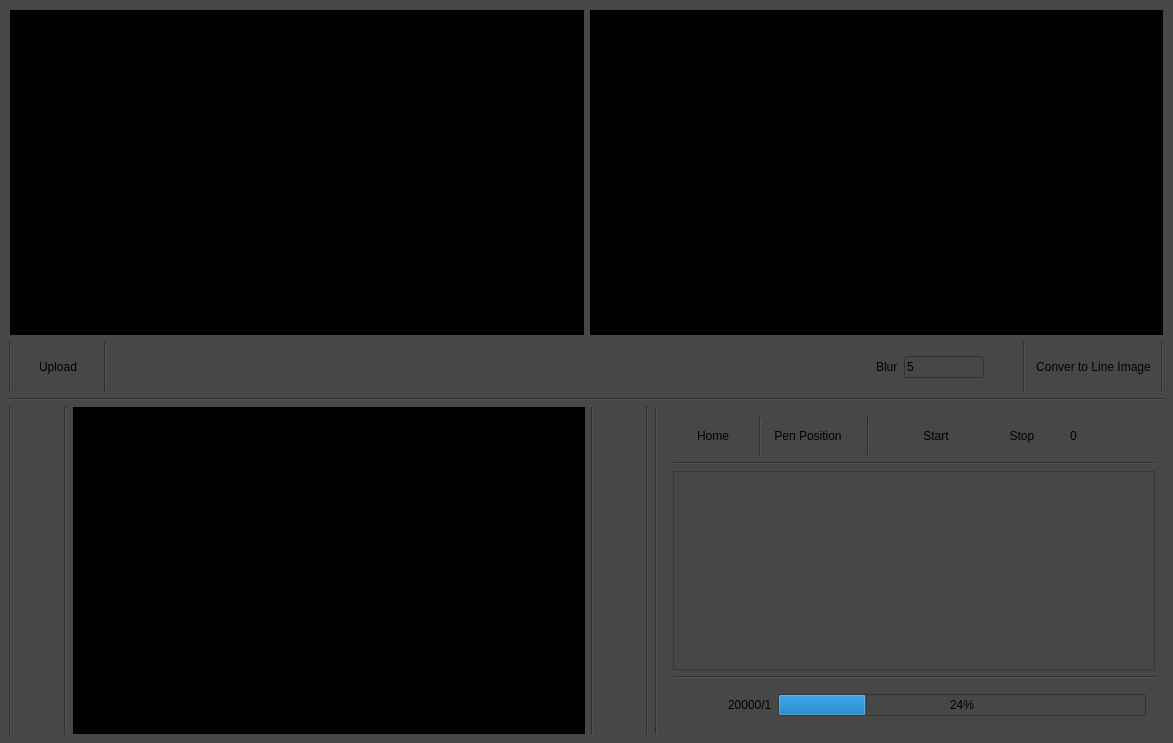
<?xml version="1.0" encoding="UTF-8"?>
<ui version="4.0">
 <class>MainWindow</class>
 <widget class="QMainWindow" name="MainWindow">
  <property name="geometry">
   <rect>
    <x>0</x>
    <y>0</y>
    <width>1173</width>
    <height>743</height>
   </rect>
  </property>
  <property name="windowTitle">
   <string>Image </string>
  </property>
  <property name="styleSheet">
   <string notr="true">background-color: rgb(71, 71, 71);</string>
  </property>
  <widget class="QWidget" name="centralwidget">
   <property name="maximumSize">
    <size>
     <width>1200</width>
     <height>16777215</height>
    </size>
   </property>
   <layout class="QHBoxLayout" name="horizontalLayout_2">
    <property name="sizeConstraint">
     <enum>QLayout::SetMaximumSize</enum>
    </property>
    <item>
     <widget class="QWidget" name="widget" native="true">
      <layout class="QVBoxLayout" name="verticalLayout">
       <property name="leftMargin">
        <number>0</number>
       </property>
       <property name="topMargin">
        <number>0</number>
       </property>
       <property name="rightMargin">
        <number>0</number>
       </property>
       <property name="bottomMargin">
        <number>0</number>
       </property>
       <item>
        <widget class="QWidget" name="widget_3" native="true">
         <property name="sizePolicy">
          <sizepolicy hsizetype="Expanding" vsizetype="Expanding">
           <horstretch>0</horstretch>
           <verstretch>0</verstretch>
          </sizepolicy>
         </property>
         <property name="maximumSize">
          <size>
           <width>16777215</width>
           <height>500</height>
          </size>
         </property>
         <layout class="QHBoxLayout" name="horizontalLayout">
          <property name="sizeConstraint">
           <enum>QLayout::SetMaximumSize</enum>
          </property>
          <property name="leftMargin">
           <number>1</number>
          </property>
          <property name="topMargin">
           <number>1</number>
          </property>
          <property name="rightMargin">
           <number>1</number>
          </property>
          <property name="bottomMargin">
           <number>1</number>
          </property>
          <item>
           <widget class="QLabel" name="img_Color">
            <property name="sizePolicy">
             <sizepolicy hsizetype="Expanding" vsizetype="Expanding">
              <horstretch>0</horstretch>
              <verstretch>0</verstretch>
             </sizepolicy>
            </property>
            <property name="maximumSize">
             <size>
              <width>16777215</width>
              <height>500</height>
             </size>
            </property>
            <property name="styleSheet">
             <string notr="true">background-color: rgb(0, 0, 0);</string>
            </property>
            <property name="text">
             <string/>
            </property>
           </widget>
          </item>
          <item>
           <widget class="QLabel" name="img_line">
            <property name="sizePolicy">
             <sizepolicy hsizetype="Expanding" vsizetype="Expanding">
              <horstretch>0</horstretch>
              <verstretch>0</verstretch>
             </sizepolicy>
            </property>
            <property name="maximumSize">
             <size>
              <width>16777215</width>
              <height>500</height>
             </size>
            </property>
            <property name="styleSheet">
             <string notr="true">background-color: rgb(0, 0, 0);</string>
            </property>
            <property name="text">
             <string/>
            </property>
           </widget>
          </item>
         </layout>
        </widget>
       </item>
       <item>
        <widget class="QWidget" name="widget_4" native="true">
         <property name="sizePolicy">
          <sizepolicy hsizetype="Expanding" vsizetype="Expanding">
           <horstretch>0</horstretch>
           <verstretch>0</verstretch>
          </sizepolicy>
         </property>
         <property name="maximumSize">
          <size>
           <width>16777215</width>
           <height>50</height>
          </size>
         </property>
         <layout class="QVBoxLayout" name="verticalLayout_3">
          <property name="leftMargin">
           <number>0</number>
          </property>
          <property name="topMargin">
           <number>0</number>
          </property>
          <property name="rightMargin">
           <number>0</number>
          </property>
          <property name="bottomMargin">
           <number>0</number>
          </property>
          <item>
           <widget class="QWidget" name="widget_2" native="true">
            <property name="maximumSize">
             <size>
              <width>16777215</width>
              <height>50</height>
             </size>
            </property>
            <layout class="QHBoxLayout" name="horizontalLayout_3">
             <property name="leftMargin">
              <number>0</number>
             </property>
             <property name="topMargin">
              <number>0</number>
             </property>
             <property name="rightMargin">
              <number>0</number>
             </property>
             <property name="bottomMargin">
              <number>0</number>
             </property>
             <item>
              <widget class="Line" name="line_5">
               <property name="orientation">
                <enum>Qt::Vertical</enum>
               </property>
              </widget>
             </item>
             <item>
              <widget class="QPushButton" name="but_loadImage">
               <property name="text">
                <string>Upload</string>
               </property>
               <property name="icon">
                <iconset>
                 <normaloff>Icons/upload_file_FILL0_wght400_GRAD0_opsz48.svg</normaloff>Icons/upload_file_FILL0_wght400_GRAD0_opsz48.svg</iconset>
               </property>
               <property name="iconSize">
                <size>
                 <width>24</width>
                 <height>24</height>
                </size>
               </property>
               <property name="checkable">
                <bool>false</bool>
               </property>
               <property name="flat">
                <bool>true</bool>
               </property>
              </widget>
             </item>
             <item>
              <widget class="Line" name="line_3">
               <property name="orientation">
                <enum>Qt::Vertical</enum>
               </property>
              </widget>
             </item>
             <item>
              <spacer name="horizontalSpacer">
               <property name="orientation">
                <enum>Qt::Horizontal</enum>
               </property>
               <property name="sizeHint" stdset="0">
                <size>
                 <width>40</width>
                 <height>20</height>
                </size>
               </property>
              </spacer>
             </item>
             <item>
              <widget class="QWidget" name="widget_12" native="true">
               <property name="sizePolicy">
                <sizepolicy hsizetype="Fixed" vsizetype="Preferred">
                 <horstretch>0</horstretch>
                 <verstretch>0</verstretch>
                </sizepolicy>
               </property>
               <layout class="QHBoxLayout" name="horizontalLayout_11">
                <item>
                 <widget class="QLabel" name="label_2">
                  <property name="text">
                   <string>Blur</string>
                  </property>
                 </widget>
                </item>
                <item>
                 <widget class="QLineEdit" name="txt_blur">
                  <property name="sizePolicy">
                   <sizepolicy hsizetype="Fixed" vsizetype="Fixed">
                    <horstretch>0</horstretch>
                    <verstretch>0</verstretch>
                   </sizepolicy>
                  </property>
                  <property name="maximumSize">
                   <size>
                    <width>80</width>
                    <height>16777215</height>
                   </size>
                  </property>
                  <property name="text">
                   <string>5</string>
                  </property>
                 </widget>
                </item>
               </layout>
              </widget>
             </item>
             <item>
              <widget class="QWidget" name="widget_13" native="true">
               <property name="sizePolicy">
                <sizepolicy hsizetype="Fixed" vsizetype="Preferred">
                 <horstretch>0</horstretch>
                 <verstretch>0</verstretch>
                </sizepolicy>
               </property>
               <layout class="QHBoxLayout" name="horizontalLayout_10"/>
              </widget>
             </item>
             <item>
              <widget class="Line" name="line_6">
               <property name="orientation">
                <enum>Qt::Vertical</enum>
               </property>
              </widget>
             </item>
             <item>
              <widget class="QPushButton" name="but_conver">
               <property name="text">
                <string>Conver to Line Image</string>
               </property>
               <property name="icon">
                <iconset>
                 <normaloff>Icons/autorenew_FILL0_wght400_GRAD0_opsz48.svg</normaloff>Icons/autorenew_FILL0_wght400_GRAD0_opsz48.svg</iconset>
               </property>
               <property name="iconSize">
                <size>
                 <width>24</width>
                 <height>24</height>
                </size>
               </property>
               <property name="checkable">
                <bool>false</bool>
               </property>
               <property name="flat">
                <bool>true</bool>
               </property>
              </widget>
             </item>
             <item>
              <widget class="Line" name="line_7">
               <property name="orientation">
                <enum>Qt::Vertical</enum>
               </property>
              </widget>
             </item>
            </layout>
           </widget>
          </item>
         </layout>
        </widget>
       </item>
       <item>
        <widget class="Line" name="line_11">
         <property name="orientation">
          <enum>Qt::Horizontal</enum>
         </property>
        </widget>
       </item>
       <item>
        <widget class="QWidget" name="widget_6" native="true">
         <layout class="QHBoxLayout" name="horizontalLayout_4">
          <property name="leftMargin">
           <number>0</number>
          </property>
          <property name="topMargin">
           <number>0</number>
          </property>
          <property name="rightMargin">
           <number>0</number>
          </property>
          <property name="bottomMargin">
           <number>0</number>
          </property>
          <item>
           <widget class="QWidget" name="widget_7" native="true">
            <layout class="QHBoxLayout" name="horizontalLayout_5">
             <property name="leftMargin">
              <number>0</number>
             </property>
             <property name="topMargin">
              <number>0</number>
             </property>
             <property name="rightMargin">
              <number>0</number>
             </property>
             <property name="bottomMargin">
              <number>0</number>
             </property>
             <item>
              <widget class="Line" name="line_4">
               <property name="orientation">
                <enum>Qt::Vertical</enum>
               </property>
              </widget>
             </item>
             <item>
              <widget class="QPushButton" name="but_camera">
               <property name="sizePolicy">
                <sizepolicy hsizetype="Minimum" vsizetype="Expanding">
                 <horstretch>0</horstretch>
                 <verstretch>0</verstretch>
                </sizepolicy>
               </property>
               <property name="text">
                <string/>
               </property>
               <property name="icon">
                <iconset>
                 <normaloff>Icons/photo_camera_FILL0_wght400_GRAD0_opsz48.svg</normaloff>Icons/photo_camera_FILL0_wght400_GRAD0_opsz48.svg</iconset>
               </property>
               <property name="iconSize">
                <size>
                 <width>24</width>
                 <height>24</height>
                </size>
               </property>
               <property name="flat">
                <bool>true</bool>
               </property>
              </widget>
             </item>
             <item>
              <widget class="Line" name="line_10">
               <property name="orientation">
                <enum>Qt::Vertical</enum>
               </property>
              </widget>
             </item>
             <item>
              <widget class="QLabel" name="label_camera">
               <property name="sizePolicy">
                <sizepolicy hsizetype="Expanding" vsizetype="Expanding">
                 <horstretch>0</horstretch>
                 <verstretch>0</verstretch>
                </sizepolicy>
               </property>
               <property name="styleSheet">
                <string notr="true">background-color: rgb(0, 0, 0);</string>
               </property>
               <property name="text">
                <string>TextLabel</string>
               </property>
              </widget>
             </item>
             <item>
              <widget class="Line" name="line_8">
               <property name="orientation">
                <enum>Qt::Vertical</enum>
               </property>
              </widget>
             </item>
             <item>
              <widget class="QPushButton" name="but_cap">
               <property name="sizePolicy">
                <sizepolicy hsizetype="Preferred" vsizetype="Expanding">
                 <horstretch>0</horstretch>
                 <verstretch>0</verstretch>
                </sizepolicy>
               </property>
               <property name="text">
                <string/>
               </property>
               <property name="icon">
                <iconset>
                 <normaloff>Icons/lens_blur_FILL0_wght400_GRAD0_opsz48.svg</normaloff>Icons/lens_blur_FILL0_wght400_GRAD0_opsz48.svg</iconset>
               </property>
               <property name="iconSize">
                <size>
                 <width>24</width>
                 <height>24</height>
                </size>
               </property>
               <property name="flat">
                <bool>true</bool>
               </property>
              </widget>
             </item>
             <item>
              <widget class="Line" name="line_9">
               <property name="orientation">
                <enum>Qt::Vertical</enum>
               </property>
              </widget>
             </item>
            </layout>
           </widget>
          </item>
          <item>
           <widget class="Line" name="line_12">
            <property name="orientation">
             <enum>Qt::Vertical</enum>
            </property>
           </widget>
          </item>
          <item>
           <widget class="QWidget" name="widget_8" native="true">
            <property name="maximumSize">
             <size>
              <width>500</width>
              <height>500</height>
             </size>
            </property>
            <layout class="QVBoxLayout" name="verticalLayout_2">
             <item>
              <widget class="QWidget" name="widget_11" native="true">
               <property name="sizePolicy">
                <sizepolicy hsizetype="Preferred" vsizetype="Preferred">
                 <horstretch>0</horstretch>
                 <verstretch>0</verstretch>
                </sizepolicy>
               </property>
               <layout class="QHBoxLayout" name="horizontalLayout_6">
                <property name="leftMargin">
                 <number>0</number>
                </property>
                <property name="topMargin">
                 <number>0</number>
                </property>
                <property name="rightMargin">
                 <number>0</number>
                </property>
                <property name="bottomMargin">
                 <number>0</number>
                </property>
                <item>
                 <widget class="QPushButton" name="but_home">
                  <property name="maximumSize">
                   <size>
                    <width>100</width>
                    <height>16777215</height>
                   </size>
                  </property>
                  <property name="text">
                   <string>Home</string>
                  </property>
                  <property name="icon">
                   <iconset>
                    <normaloff>Icons/home_FILL0_wght400_GRAD0_opsz48.svg</normaloff>Icons/home_FILL0_wght400_GRAD0_opsz48.svg</iconset>
                  </property>
                  <property name="iconSize">
                   <size>
                    <width>24</width>
                    <height>24</height>
                   </size>
                  </property>
                  <property name="checkable">
                   <bool>false</bool>
                  </property>
                  <property name="flat">
                   <bool>true</bool>
                  </property>
                 </widget>
                </item>
                <item>
                 <widget class="Line" name="line_2">
                  <property name="orientation">
                   <enum>Qt::Vertical</enum>
                  </property>
                 </widget>
                </item>
                <item>
                 <widget class="QPushButton" name="but_pen">
                  <property name="maximumSize">
                   <size>
                    <width>100</width>
                    <height>16777215</height>
                   </size>
                  </property>
                  <property name="text">
                   <string>Pen Position</string>
                  </property>
                  <property name="icon">
                   <iconset>
                    <normaloff>Icons/format_ink_highlighter_FILL0_wght400_GRAD0_opsz48.svg</normaloff>Icons/format_ink_highlighter_FILL0_wght400_GRAD0_opsz48.svg</iconset>
                  </property>
                  <property name="iconSize">
                   <size>
                    <width>24</width>
                    <height>24</height>
                   </size>
                  </property>
                  <property name="checkable">
                   <bool>false</bool>
                  </property>
                  <property name="flat">
                   <bool>true</bool>
                  </property>
                 </widget>
                </item>
                <item>
                 <widget class="QLabel" name="label">
                  <property name="text">
                   <string/>
                  </property>
                 </widget>
                </item>
                <item>
                 <widget class="Line" name="line">
                  <property name="orientation">
                   <enum>Qt::Vertical</enum>
                  </property>
                 </widget>
                </item>
                <item>
                 <spacer name="horizontalSpacer_2">
                  <property name="orientation">
                   <enum>Qt::Horizontal</enum>
                  </property>
                  <property name="sizeHint" stdset="0">
                   <size>
                    <width>40</width>
                    <height>20</height>
                   </size>
                  </property>
                 </spacer>
                </item>
                <item>
                 <widget class="QWidget" name="widget_5" native="true">
                  <property name="styleSheet">
                   <string notr="true"/>
                  </property>
                  <layout class="QHBoxLayout" name="horizontalLayout_7">
                   <item>
                    <widget class="QPushButton" name="but_play">
                     <property name="maximumSize">
                      <size>
                       <width>100</width>
                       <height>16777215</height>
                      </size>
                     </property>
                     <property name="text">
                      <string>Start</string>
                     </property>
                     <property name="icon">
                      <iconset>
                       <normaloff>Icons/play_circle_FILL0_wght400_GRAD0_opsz48.svg</normaloff>Icons/play_circle_FILL0_wght400_GRAD0_opsz48.svg</iconset>
                     </property>
                     <property name="iconSize">
                      <size>
                       <width>24</width>
                       <height>24</height>
                      </size>
                     </property>
                     <property name="checkable">
                      <bool>false</bool>
                     </property>
                     <property name="flat">
                      <bool>true</bool>
                     </property>
                    </widget>
                   </item>
                   <item>
                    <widget class="QPushButton" name="but_stop">
                     <property name="maximumSize">
                      <size>
                       <width>100</width>
                       <height>16777215</height>
                      </size>
                     </property>
                     <property name="text">
                      <string>Stop</string>
                     </property>
                     <property name="icon">
                      <iconset>
                       <normaloff>Icons/stop_circle_FILL0_wght400_GRAD0_opsz48.svg</normaloff>Icons/stop_circle_FILL0_wght400_GRAD0_opsz48.svg</iconset>
                     </property>
                     <property name="iconSize">
                      <size>
                       <width>24</width>
                       <height>24</height>
                      </size>
                     </property>
                     <property name="checkable">
                      <bool>false</bool>
                     </property>
                     <property name="flat">
                      <bool>true</bool>
                     </property>
                    </widget>
                   </item>
                   <item>
                    <widget class="QLineEdit" name="txt_startPos">
                     <property name="sizePolicy">
                      <sizepolicy hsizetype="Preferred" vsizetype="Fixed">
                       <horstretch>0</horstretch>
                       <verstretch>0</verstretch>
                      </sizepolicy>
                     </property>
                     <property name="styleSheet">
                      <string notr="true">background-color: rgb(71, 71, 71);</string>
                     </property>
                     <property name="text">
                      <string>0</string>
                     </property>
                     <property name="frame">
                      <bool>false</bool>
                     </property>
                    </widget>
                   </item>
                  </layout>
                 </widget>
                </item>
               </layout>
              </widget>
             </item>
             <item>
              <widget class="Line" name="line_13">
               <property name="orientation">
                <enum>Qt::Horizontal</enum>
               </property>
              </widget>
             </item>
             <item>
              <widget class="QTableView" name="tableView">
               <property name="styleSheet">
                <string notr="true">gridline-color: rgb(91, 91, 91);</string>
               </property>
               <property name="frameShadow">
                <enum>QFrame::Sunken</enum>
               </property>
               <attribute name="verticalHeaderVisible">
                <bool>true</bool>
               </attribute>
               <attribute name="verticalHeaderMinimumSectionSize">
                <number>15</number>
               </attribute>
               <attribute name="verticalHeaderDefaultSectionSize">
                <number>24</number>
               </attribute>
              </widget>
             </item>
             <item>
              <widget class="Line" name="line_14">
               <property name="orientation">
                <enum>Qt::Horizontal</enum>
               </property>
              </widget>
             </item>
             <item>
              <widget class="QWidget" name="widget_9" native="true">
               <property name="sizePolicy">
                <sizepolicy hsizetype="Preferred" vsizetype="Preferred">
                 <horstretch>0</horstretch>
                 <verstretch>0</verstretch>
                </sizepolicy>
               </property>
               <layout class="QHBoxLayout" name="horizontalLayout_8">
                <property name="leftMargin">
                 <number>0</number>
                </property>
                <property name="topMargin">
                 <number>0</number>
                </property>
                <property name="rightMargin">
                 <number>0</number>
                </property>
                <property name="bottomMargin">
                 <number>0</number>
                </property>
                <item>
                 <widget class="QPushButton" name="but_robotView">
                  <property name="maximumSize">
                   <size>
                    <width>100</width>
                    <height>16777215</height>
                   </size>
                  </property>
                  <property name="text">
                   <string/>
                  </property>
                  <property name="icon">
                   <iconset>
                    <normaloff>Icons/visibility_FILL0_wght400_GRAD0_opsz48.svg</normaloff>Icons/visibility_FILL0_wght400_GRAD0_opsz48.svg</iconset>
                  </property>
                  <property name="iconSize">
                   <size>
                    <width>24</width>
                    <height>24</height>
                   </size>
                  </property>
                  <property name="checkable">
                   <bool>false</bool>
                  </property>
                  <property name="flat">
                   <bool>true</bool>
                  </property>
                 </widget>
                </item>
                <item>
                 <widget class="QWidget" name="widget_10" native="true">
                  <layout class="QHBoxLayout" name="horizontalLayout_9">
                   <item>
                    <widget class="QLabel" name="label_LineCount">
                     <property name="text">
                      <string>20000/1</string>
                     </property>
                    </widget>
                   </item>
                   <item>
                    <widget class="QProgressBar" name="progressBar">
                     <property name="value">
                      <number>24</number>
                     </property>
                    </widget>
                   </item>
                  </layout>
                 </widget>
                </item>
               </layout>
              </widget>
             </item>
            </layout>
           </widget>
          </item>
         </layout>
        </widget>
       </item>
      </layout>
     </widget>
    </item>
   </layout>
  </widget>
 </widget>
 <resources/>
 <connections/>
</ui>
